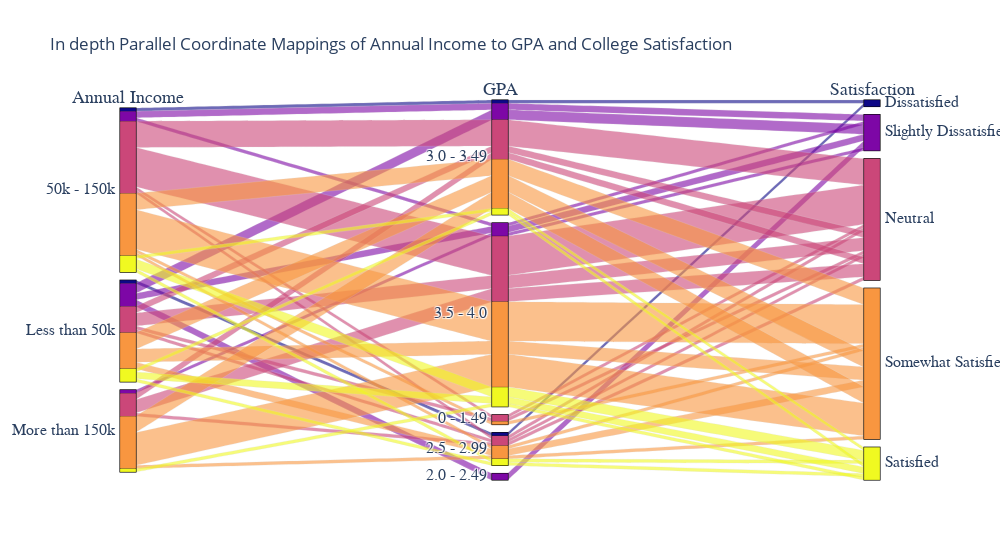

The cell this chart's notebook holds for it:
### Code cell
# Create dimensions
annualIncome_dim = go.parcats.Dimension(values=pqdf.AnnualIncome, label="Annual Income")

gpa_dim = go.parcats.Dimension(values=pqdf.GPA, label="GPA")

satisfaction_dim = go.parcats.Dimension(
    values=pqdf.CurrentFeelCol, label="Satisfaction", categoryarray=[1,2,3,4,5],
    ticktext = ['Dissatisfied', "Slightly Dissatisfied", "Neutral", "Somewhat Satisfied", "Satisfied"]
)

# Create parcats trace
color = pqdf.CurrentFeelCol
fig = go.Figure(data = [go.Parcats(dimensions=[annualIncome_dim, gpa_dim, satisfaction_dim],
        line={'color': color},
        hoveron='category', hoverinfo='count+probability',
        labelfont={'size': 18, 'family': 'Times'},
        tickfont={'size': 16, 'family': 'Times'},
        arrangement='freeform')])

fig.update_layout(
    title = "In depth Parallel Coordinate Mappings of Annual Income to GPA and College Satisfaction",
    width=1000
)

fig.show()

### Figure 1 — Plotly figure (JSON) as saved in the notebook; plotly's stock layout.template omitted (floating-point values rounded to 4 significant figures)
{"data": [{"arrangement": "freeform", "dimensions": [{"label": "Annual Income", "values": ["50k - 150k", "50k - 150k", "Less than 50k", "Less than 50k", "Less than 50k", "More than 150k", "50k - 150k", "More than 150k", "50k - 150k", "50k - 150k", "50k - 150k", "50k - 150k", "More than 150k", "More than 150k", "50k - 150k", "50k - 150k", "50k - 150k", "50k - 150k", "50k - 150k", "50k - 150k", "More than 150k", "50k - 150k", "50k - 150k", "More than 150k", "50k - 150k", "50k - 150k", "50k - 150k", "50k - 150k", "Less than 50k", "More than 150k", "More than 150k", "50k - 150k", "50k - 150k", "Less than 50k", "50k - 150k", "50k - 150k", "50k - 150k", "50k - 150k", "50k - 150k", "50k - 150k", "Less than 50k", "Less than 50k", "50k - 150k", "More than 150k", "Less than 50k", "Less than 50k", "Less than 50k", "Less than 50k", "50k - 150k", "More than 150k", "50k - 150k", "Less than 50k", "Less than 50k", "Less than 50k", "50k - 150k", "Less than 50k", "Less than 50k", "Less than 50k", "Less than 50k", "More than 150k", "50k - 150k", "Less than 50k", "More than 150k", "50k - 150k", "50k - 150k", "Less than 50k", "More than 150k", "50k - 150k", "50k - 150k", "50k - 150k", "More than 150k", "50k - 150k", "More than 150k", "More than 150k", "More than 150k", "50k - 150k", "More than 150k", "Less than 50k", "More than 150k", "50k - 150k", "50k - 150k", "Less than 50k", "More than 150k", "Less than 50k", "More than 150k", "50k - 150k", "Less than 50k", "Less than 50k", "50k - 150k", "More than 150k", "Less than 50k", "50k - 150k", "More than 150k", "More than 150k", "Less than 50k", "Less than 50k", "50k - 150k", "50k - 150k", "50k - 150k", "Less than 50k", "More than 150k", "50k - 150k", "Less than 50k", "50k - 150k", "50k - 150k", "Less than 50k"]}, {"label": "GPA", "values": ["3.0 - 3.49", "3.0 - 3.49", "3.5 - 4.0", "3.5 - 4.0", "0 - 1.49", "3.5 - 4.0", "3.5 - 4.0", "3.5 - 4.0", "3.5 - 4.0", "3.5 - 4.0", "2.5 - 2.99", "3.5 - 4.0", "3.5 - 4.0", "3.5 - 4.0", "3.0 - 3.49", "3.5 - 4.0", "3.5 - 4.0", "3.0 - 3.49", "3.0 - 3.49", "3.0 - 3.49", "3.0 - 3.49", "3.5 - 4.0", "3.5 - 4.0", "3.5 - 4.0", "3.5 - 4.0", "3.0 - 3.49", "3.0 - 3.49", "3.5 - 4.0", "3.0 - 3.49", "3.5 - 4.0", "3.5 - 4.0", "0 - 1.49", "3.5 - 4.0", "3.5 - 4.0", "3.5 - 4.0", "3.0 - 3.49", "3.5 - 4.0", "3.5 - 4.0", "3.0 - 3.49", "3.5 - 4.0", "2.0 - 2.49", "3.5 - 4.0", "3.5 - 4.0", "3.0 - 3.49", "2.5 - 2.99", "3.0 - 3.49", "3.5 - 4.0", "3.5 - 4.0", "3.5 - 4.0", "2.5 - 2.99", "3.0 - 3.49", "3.0 - 3.49", "3.0 - 3.49", "3.5 - 4.0", "2.5 - 2.99", "3.0 - 3.49", "3.5 - 4.0", "3.5 - 4.0", "2.5 - 2.99", "2.5 - 2.99", "3.5 - 4.0", "3.0 - 3.49", "3.0 - 3.49", "3.5 - 4.0", "3.5 - 4.0", "3.0 - 3.49", "3.0 - 3.49", "3.0 - 3.49", "3.0 - 3.49", "3.5 - 4.0", "3.5 - 4.0", "3.5 - 4.0", "3.5 - 4.0", "3.0 - 3.49", "3.5 - 4.0", "3.5 - 4.0", "3.5 - 4.0", "2.0 - 2.49", "3.5 - 4.0", "3.5 - 4.0", "3.5 - 4.0", "2.5 - 2.99", "3.5 - 4.0", "3.5 - 4.0", "3.0 - 3.49", "3.5 - 4.0", "2.5 - 2.99", "3.5 - 4.0", "3.0 - 3.49", "3.5 - 4.0", "3.0 - 3.49", "3.5 - 4.0", "3.0 - 3.49", "3.5 - 4.0", "3.5 - 4.0", "3.0 - 3.49", "3.0 - 3.49", "3.0 - 3.49", "3.0 - 3.49", "2.5 - 2.99", "3.5 - 4.0", "0 - 1.49", "3.0 - 3.49", "3.5 - 4.0", "2.5 - 2.99", "3.0 - 3.49"]}, {"categoryarray": [1, 2, 3, 4, 5], "label": "Satisfaction", "ticktext": ["Dissatisfied", "Slightly Dissatisfied", "Neutral", "Somewhat Satisfied", "Satisfied"], "values": [3, 4, 3, 3, 3, 4, 5, 4, 4, 3, 3, 3, 4, 3, 3, 3, 2, 3, 4, 4, 4, 3, 3, 4, 4, 3, 1, 4, 2, 4, 3, 4, 4, 3, 3, 2, 4, 3, 4, 4, 2, 4, 4, 4, 1, 5, 5, 4, 3, 3, 3, 4, 2, 4, 4, 2, 5, 2, 3, 4, 3, 3, 3, 4, 4, 4, 4, 5, 3, 3, 4, 4, 4, 4, 3, 3, 3, 2, 2, 3, 5, 4, 4, 3, 4, 4, 4, 4, 4, 4, 4, 4, 3, 4, 2, 4, 3, 2, 3, 5, 5, 3, 3, 5, 5, 4]}], "hoverinfo": "count+probability", "hoveron": "category", "labelfont": {"family": "Times", "size": 18}, "line": {"color": [3, 4, 3, 3, 3, 4, 5, 4, 4, 3, 3, 3, 4, 3, 3, 3, 2, 3, 4, 4, 4, 3, 3, 4, 4, 3, 1, 4, 2, 4, 3, 4, 4, 3, 3, 2, 4, 3, 4, 4, 2, 4, 4, 4, 1, 5, 5, 4, 3, 3, 3, 4, 2, 4, 4, 2, 5, 2, 3, 4, 3, 3, 3, 4, 4, 4, 4, 5, 3, 3, 4, 4, 4, 4, 3, 3, 3, 2, 2, 3, 5, 4, 4, 3, 4, 4, 4, 4, 4, 4, 4, 4, 3, 4, 2, 4, 3, 2, 3, 5, 5, 3, 3, 5, 5, 4]}, "tickfont": {"family": "Times", "size": 16}, "type": "parcats"}], "layout": {"title": {"text": "In depth Parallel Coordinate Mappings of Annual Income to GPA and College Satisfaction"}, "width": 1000}}
